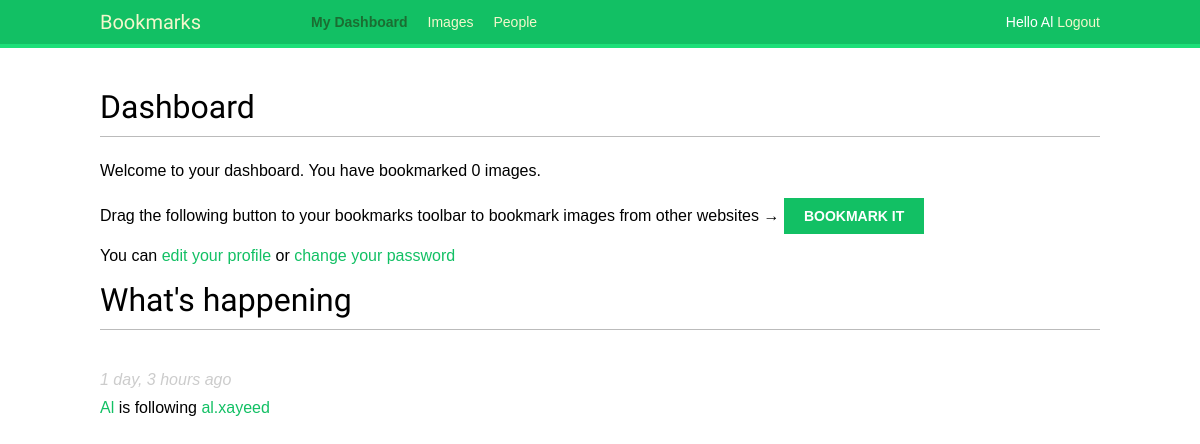
The page /account/dashboard/ (signed in) on the database as committed earlier.
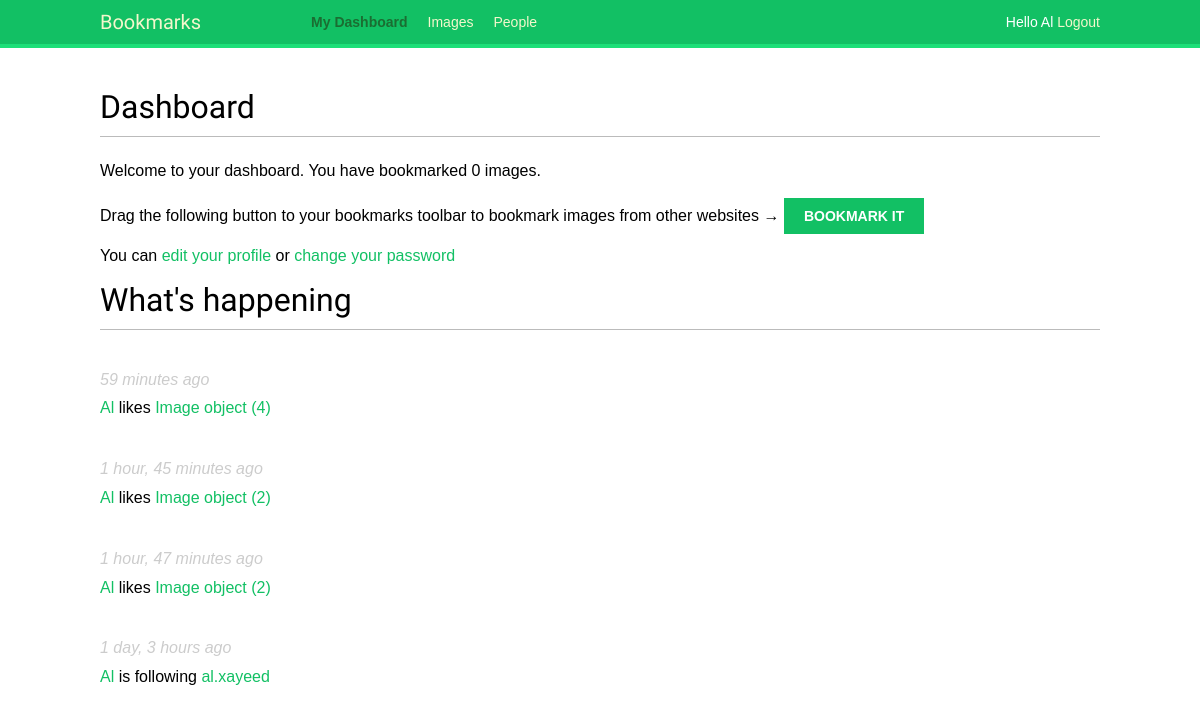
The same page on the database as committed later.
### actions/models.py (models this page shows)
class Action(models.Model):
    user = models.ForeignKey('auth.User',
                             related_name='actions',
                             db_index=True,
                             on_delete=models.CASCADE)
    verb = models.CharField(max_length=200)
    target_ct = models.ForeignKey(ContentType,
                                  blank=True,
                                  null=True,
                                  related_name='target_obj',
                                  on_delete=models.CASCADE)
    target_id = models.PositiveIntegerField(null=True,
                                            blank=True,
                                            db_index=True)
    target = GenericForeignKey('target_ct', 'target_id')
    created = models.DateTimeField(auto_now_add=True,
                                   db_index=True)
    class Meta:
        ordering = ('-created',)

### images/models.py (models this page shows, shortened)
class Image(models.Model):
    user = models.ForeignKey(settings.AUTH_USER_MODEL,
                             related_name='images_created',
                             on_delete=models.CASCADE)
    title = models.CharField(max_length=200)
    slug = models.SlugField(max_length=200,
                            blank=True)
    url = models.URLField()
    image = models.ImageField(upload_to='images/%Y/%m/%d')
    description = models.TextField(blank=True)
    created = models.DateField(auto_now_add=True,
                               db_index=True)
    users_like = models.ManyToManyField(settings.AUTH_USER_MODEL,
                                        related_name='images_liked',
                                        blank=True)
    total_likes = models.PositiveIntegerField(db_index=True,
                                              default=0)

### account/views.py (the view)
# urls.py: path('dashboard/', views.dashboard, name='dashboard'),
@login_required
def dashboard(request):
    actions = Action.objects.exclude(user=request.user)
    following_ids = request.user.following.values_list('id',
                                                       flat=True)
    if following_ids:
        actions = actions.filter(user__id__in=following_ids)
    actions = actions.select_related(
        'user', 'user__profile').prefetch_related('target')[:10]
    return render(request,
                  'account/dashboard.html',
                  {'section': 'dashboard',
                   'actions': actions})

### account/templates/account/dashboard.html (shortened to what this page needs)
{% extends "base.html" %}
{% block content %}
<h1>Dashboard</h1>
{% with total_images_created=request.user.images_created.count %}
<p>Welcome to your dashboard. You have bookmarked
    {{ total_images_created }} image{{ total_images_created|pluralize }}.</p>
{% endwith %}
<p>Drag the following button to your bookmarks toolbar to bookmark
    images from other websites → <a href="javascript:{% include "bookmarklet_launcher.js" %}" class="button">Bookmark
        it</a></p>
You can <a href="{% url "account:update-profile" %}">edit your profile</a>
or <a href="{% url "account:change-password" %}">change your password</a>
<h1> What's happening </h1>
<div id="action-list">
    {% for action in actions %}
    {% include "actions/action/detail.html" %}
    {% endfor %}
</div>
{% endblock content %}

### account/templates/base.html (shortened to what this page needs)
{% load static %}
<!DOCTYPE html>
<html lang="en">
<head>
    <link rel="stylesheet" href="{% static "account/css/base.css" %}">
</head>
<body>
    <div id="header">
        <span class="logo">Bookmarks</span>
        {% if request.user.is_authenticated %}
        <ul class="menu">
            <li {% if section == "dashboard" %} class="selected" {% endif %}>
                <a href="{% url 'account:dashboard' %}">My Dashboard</a>
            </li>
            <li {% if section == "images" %} class="selected" {% endif %}>
                <a href="{% url 'images:list' %}">Images</a>
            </li>
            <li {% if section == "people" %} class="selected" {% endif %}>
                <a href="{% url 'account:user_list' %}">People</a>
            </li>
        </ul>
        {% endif %}
        <span class="user">
            {% if request.user.is_authenticated %}
            Hello {% if request.user.first_name %} {{ request.user.first_name }} {% else %} {{ request.user }}
            {% endif %}
            <a href="{% url 'account:logout' %}">Logout</a>
            {% else %}
            <a href="{% url 'account:login' %}">Login</a>
            {% endif %}
        </span>
    </div>
    <div id="content">
        {% block content %}
        {% endblock %}
    </div>
</body>
</html>

### images/templates/bookmarklet_launcher.js
(function () {
    if (window.myBookmarklet !== undefined) {
        console.log('hello');
        myBookmarklet();
    }
    else {
        document.body.appendChild(document.createElement('script')).src = 'https://127.0.0.1:8000/static/js/bookmarklet.js?r=' + Math.floor(Math.random() * 99999999999999999999);
    }
})();
        // that s single semicolon up there after line 3, that costs me 1 hour today!hail javascript!hail jquery!!

### actions/templates/actions/action/detail.html (shortened to what this page needs)
{% load thumbnail %}
{% with user=action.user profile=action.user.profile %}
<div class="action">
    <div class="info">
        <p>
            <span class="date"> {{ action.created|timesince }} ago</span>
            <a href="{{ user.get_absolute_url }}">
                {{ user.first_name }}
            </a>
            {{ action.verb }}
            {% if action.target %}
            {% with target=action.target %}
            <a href="{{ target.get_absolute.url }}"> {{ target }}</a>
            {% endwith %}
            {% endif %}
        </p>
    </div>
</div>
{% endwith %}

### account/static/account/css/base.css (style rules this page uses)
body { margin:0; padding:0; font-family:helvetica, sans-serif; }
p { line-height: 1.8; }
a { color:#12c064; text-decoration:none; }
h1, h2, h3, h4, h5 , h6 { font-family: 'Muli', sans-serif; font-weight:normal; }
h1 { border-bottom:1px solid #bbb; padding:0 0 10px 0; margin:10px 0 20px 0; }
#header { padding:10px 100px; font-size:14px; background:#12c064; color:#fff; border-bottom:4px solid #1cdf78; overflow:auto; }
#header .logo { font-family: 'Muli', sans-serif; float:left; color:#f3f7cc; font-size:20px; margin-right:10%; }
#header ul.menu { list-style:none; float:left; margin:0; padding:0; }
#header ul.menu li { float:left; padding:4px 10px; }
#header ul.menu li.selected a, #header ul.menu li.selected a:hover { color:#1b6d32; font-weight:bold; }
#header a { color:#f3f7cc; }
#header .user { float:right; padding-top:4px; }
#content { padding:30px 100px; }
input[type=submit], a.button { font-weight:bold; background:#12c064; color:#fff; padding:10px 20px; font-size:14px; text-transform:uppercase; }
.action { clear:both; overflow:auto; }
.action .date { font-style:italic; color:#ccc; }

Rows that differ between the two databases and show on the page:
added Action: created "59 minutes", user.first_name "Al", verb "likes", target "Image object (4)"
added Action: created "1 hour, 45 minutes", user.first_name "Al", verb "likes", target "Image object (2)"
added Action: created "1 hour, 47 minutes", user.first_name "Al", verb "likes", target "Image object (2)"
